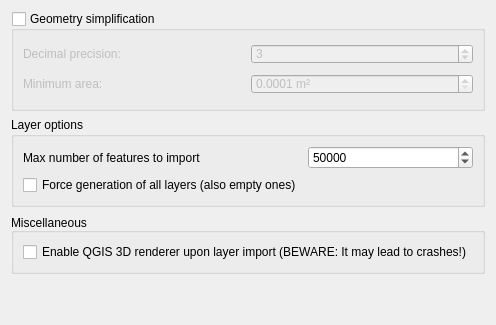
     <widget class="QWidget" name="tabSettings">
      <attribute name="icon">
       <iconset>
        <normaloff>../../../icons/settings_icon.svg</normaloff>../../../icons/settings_icon.svg</iconset>
      </attribute>
      <attribute name="title">
       <string>Settings</string>
      </attribute>
      <layout class="QVBoxLayout" name="verticalLayout">
       <item alignment="Qt::AlignTop">
        <widget class="QGroupBox" name="gbxGeomSimp">
         <property name="enabled">
          <bool>true</bool>
         </property>
         <property name="sizePolicy">
          <sizepolicy hsizetype="Preferred" vsizetype="MinimumExpanding">
           <horstretch>0</horstretch>
           <verstretch>0</verstretch>
          </sizepolicy>
         </property>
         <property name="minimumSize">
          <size>
           <width>0</width>
           <height>100</height>
          </size>
         </property>
         <property name="maximumSize">
          <size>
           <width>16777215</width>
           <height>16777215</height>
          </size>
         </property>
         <property name="title">
          <string>Geometry simplification</string>
         </property>
         <property name="alignment">
          <set>Qt::AlignLeading|Qt::AlignLeft|Qt::AlignTop</set>
         </property>
         <property name="flat">
          <bool>false</bool>
         </property>
         <property name="checkable">
          <bool>true</bool>
         </property>
         <property name="checked">
          <bool>false</bool>
         </property>
         <layout class="QGridLayout" name="gridLayout_3">
          <item row="0" column="0">
           <widget class="QLabel" name="lblDecimalPrec">
            <property name="enabled">
             <bool>false</bool>
            </property>
            <property name="minimumSize">
             <size>
              <width>0</width>
              <height>20</height>
             </size>
            </property>
            <property name="maximumSize">
             <size>
              <width>16777215</width>
              <height>20</height>
             </size>
            </property>
            <property name="text">
             <string>Decimal precision: </string>
            </property>
           </widget>
          </item>
          <item row="0" column="1">
           <widget class="QgsSpinBox" name="qspbDecimalPrec">
            <property name="enabled">
             <bool>false</bool>
            </property>
            <property name="sizePolicy">
             <sizepolicy hsizetype="Minimum" vsizetype="Minimum">
              <horstretch>0</horstretch>
              <verstretch>0</verstretch>
             </sizepolicy>
            </property>
            <property name="minimumSize">
             <size>
              <width>75</width>
              <height>20</height>
             </size>
            </property>
            <property name="maximumSize">
             <size>
              <width>16777215</width>
              <height>20</height>
             </size>
            </property>
            <property name="suffix">
             <string/>
            </property>
            <property name="maximum">
             <number>15</number>
            </property>
            <property name="value">
             <number>3</number>
            </property>
           </widget>
          </item>
          <item row="1" column="0">
           <widget class="QLabel" name="lblMinArea">
            <property name="enabled">
             <bool>false</bool>
            </property>
            <property name="minimumSize">
             <size>
              <width>0</width>
              <height>20</height>
             </size>
            </property>
            <property name="maximumSize">
             <size>
              <width>16777215</width>
              <height>20</height>
             </size>
            </property>
            <property name="frameShape">
             <enum>QFrame::NoFrame</enum>
            </property>
            <property name="text">
             <string>Minimum area:</string>
            </property>
           </widget>
          </item>
          <item row="1" column="1">
           <widget class="QgsDoubleSpinBox" name="qspbMinArea">
            <property name="enabled">
             <bool>false</bool>
            </property>
            <property name="sizePolicy">
             <sizepolicy hsizetype="Minimum" vsizetype="Minimum">
              <horstretch>0</horstretch>
              <verstretch>0</verstretch>
             </sizepolicy>
            </property>
            <property name="minimumSize">
             <size>
              <width>100</width>
              <height>20</height>
             </size>
            </property>
            <property name="maximumSize">
             <size>
              <width>16777215</width>
              <height>20</height>
             </size>
            </property>
            <property name="suffix">
             <string> m²</string>
            </property>
            <property name="decimals">
             <number>4</number>
            </property>
            <property name="minimum">
             <double>0.000100000000000</double>
            </property>
            <property name="singleStep">
             <double>0.001000000000000</double>
            </property>
            <property name="value">
             <double>0.000100000000000</double>
            </property>
           </widget>
          </item>
         </layout>
        </widget>
       </item>
       <item alignment="Qt::AlignTop">
        <widget class="QGroupBox" name="gbxLayerOptions">
         <property name="sizePolicy">
          <sizepolicy hsizetype="Preferred" vsizetype="MinimumExpanding">
           <horstretch>0</horstretch>
           <verstretch>0</verstretch>
          </sizepolicy>
         </property>
         <property name="minimumSize">
          <size>
           <width>0</width>
           <height>50</height>
          </size>
         </property>
         <property name="maximumSize">
          <size>
           <width>16777215</width>
           <height>16777215</height>
          </size>
         </property>
         <property name="title">
          <string>Layer options</string>
         </property>
         <property name="alignment">
          <set>Qt::AlignJustify|Qt::AlignTop</set>
         </property>
         <layout class="QGridLayout" name="gridLayout_2">
          <item row="0" column="0">
           <widget class="QLabel" name="lblMaxFeatImport">
            <property name="text">
             <string>Max number of features to import</string>
            </property>
           </widget>
          </item>
          <item row="0" column="1">
           <widget class="QgsSpinBox" name="qspbMaxFeatImport">
            <property name="minimum">
             <number>10000</number>
            </property>
            <property name="maximum">
             <number>10000000</number>
            </property>
            <property name="singleStep">
             <number>10000</number>
            </property>
            <property name="value">
             <number>50000</number>
            </property>
           </widget>
          </item>
          <item row="1" column="0">
           <widget class="QCheckBox" name="cbxForceLayerGen">
            <property name="text">
             <string>Force generation of all layers (also empty ones)</string>
            </property>
           </widget>
          </item>
         </layout>
        </widget>
       </item>
       <item>
        <widget class="QGroupBox" name="gbxMisc">
         <property name="sizePolicy">
          <sizepolicy hsizetype="Preferred" vsizetype="Minimum">
           <horstretch>0</horstretch>
           <verstretch>0</verstretch>
          </sizepolicy>
         </property>
         <property name="minimumSize">
          <size>
           <width>0</width>
           <height>50</height>
          </size>
         </property>
         <property name="title">
          <string>Miscellaneous</string>
         </property>
         <property name="alignment">
          <set>Qt::AlignBottom|Qt::AlignLeading|Qt::AlignLeft</set>
         </property>
         <layout class="QFormLayout" name="formLayout_3">
          <item row="0" column="0">
           <widget class="QCheckBox" name="cbxEnable3D">
            <property name="text">
             <string>Enable QGIS 3D renderer upon layer import (BEWARE: It may lead to crashes!)</string>
            </property>
           </widget>
          </item>
         </layout>
        </widget>
       </item>
       <item>
        <spacer name="verticalSpacer_2">
         <property name="orientation">
          <enum>Qt::Vertical</enum>
         </property>
         <property name="sizeType">
          <enum>QSizePolicy::Expanding</enum>
         </property>
         <property name="sizeHint" stdset="0">
          <size>
           <width>20</width>
           <height>40</height>
          </size>
         </property>
        </spacer>
       </item>
      </layout>
     </widget>
